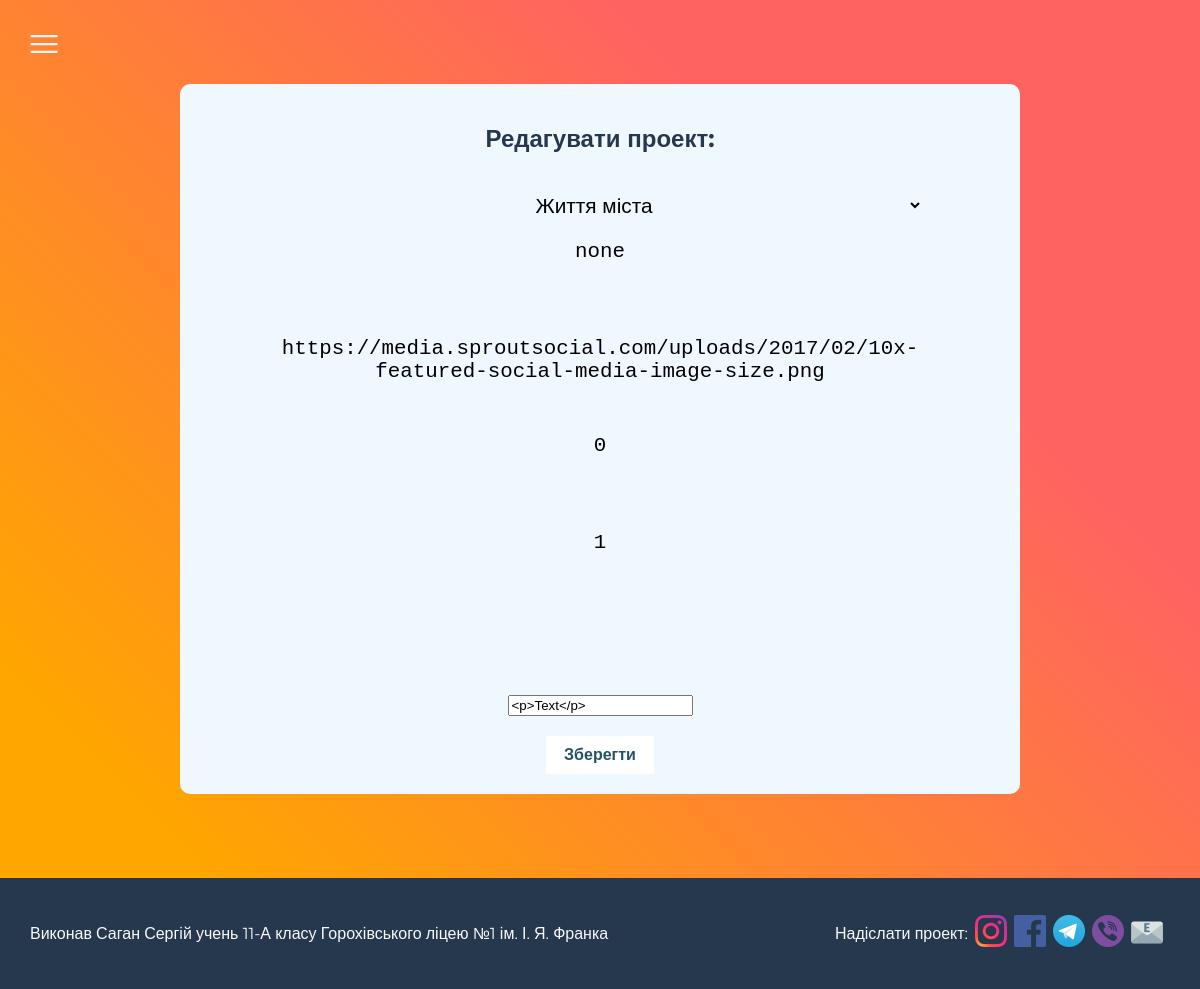
The page /edit_entry/4/ (signed in) on the database its author committed.
### ukraine_swu/models.py (models this page shows, shortened)
class Entry(models.Model):
    topic = models.ForeignKey(Topic, on_delete=models.CASCADE)
    header = models.CharField(max_length=100)
    text = models.TextField()
    budget = models.IntegerField()
    rich_text = RichTextField(default="Детально опишіть ваш проект")
    image = models.TextField()
    date_added = models.DateTimeField(auto_now_add=True)
    class Meta:
        verbose_name_plural = 'entries'

### ukraine_swu/views.py (the view)
# urls.py: path('edit_entry/<int:entry_id>/', views.edit_entry, name='edit_entry'),
@login_required
def edit_entry(request, entry_id):
    entry = Entry.objects.get(id=entry_id)
    topic = entry.topic
    topics = Topic.objects.order_by('date_added')
    if request.method != 'POST':
        form = EntryForm(instance=entry)
    else:
        form = EntryForm(instance=entry, data=request.POST)
        if form.is_valid():
            form.save()
            return redirect('ukraine_swu:topic', topic_id=topic.id)
    context = {'entry': entry, 'topic': topic, 'form': form, 'topics': topics}
    return render(request, 'ukraine_swu/edit_entry.html', context)

### ukraine_swu/forms.py
class EntryForm(forms.ModelForm):
    class Meta:
        model = Entry
        fields = ['topic', 'header', 'image', 'budget', 'text',  'rich_text']
        labels = {'topic':'Категорія проекту','header':'Назва проекту', 'image':'Посилання на головне фото проекту', 'budget': 'Бюджет проекту, грн', 'text': 'Короткий опис проекту (до 120 символів)',  'rich_text': 'Детальний опис проекту'}
        widgets = {'text': forms.Textarea(attrs={'cols': 120, 'rows': 6, 'placeholder':"Коротко опишіть ваш проект (до 120 символів)", 'style':'resize:none;'}),
                   'topic':forms.Select(attrs={'cols': 50}),
                   'header': forms.Textarea(attrs={'cols': 120, 'rows': 3, 'placeholder':"Впишіть назву проекту", 'style':'resize:none;'}),
                   'budget': forms.Textarea(attrs={'cols': 60, 'rows': 3, 'placeholder':"Впишіть очікувану вартість", 'style':'resize:none;'}),
                   'image': forms.Textarea(attrs={'cols': 120, 'rows': 3, 'placeholder':"Вставте посилання на ілюстрацію проекту", 'style':'resize:none;'}),
                   'rich_text': CKEditorWidget()
                   }

### ukraine_swu/models.py (called while the page is built)
    def __str__(self):
        return self.text

### ukraine_swu/templates/ukraine_swu/edit_entry.html (shortened to what this page needs)
{% extends "ukraine_swu/base.html" %}
{% block content %}
<section id="entry_page">
    <div id="edit-card">
      <div><h2>Редагувати проект:</h2></div>
      <form action="{% url 'ukraine_swu:edit_entry' entry.id %}" method='post'>
        <div id="form_elements">
          <div class="form-field">{{ form.topic }}</div>
          <div class="form-field">{{ form.header }}</div>
          <div class="form-field">{{ form.image }}</div>
          <div class="form-field">{{ form.budget }}</div>
          <div class="form-field">{{ form.text }}</div>
          <div class="form-field">{{ form.rich_text }}</div>
        </div>
        <button id="save-btn" name="submit">Зберегти</button>
      </form>
    </div>
</section>
{% endblock content %}

### ukraine_swu/static/ukraine_swu/styles.css (style rules this page uses)
* { box-sizing: border-box; }
html { width: 100%; margin: 0; padding: 0; height: 100%; scroll-behavior: smooth; font-family: "Montserrat", sans-serif; }
h1, h2 { color: #26384E; }
body { margin: 0; background: linear-gradient(45deg, #ffa600 14.7%, #ff6361 73%);background-attachment: fixed; background-size: cover; -webkit-animation: gradient 15s ease infinite; animation: gradient 15s ease infinite; display: flex; justify-content: center; align-items: center; flex-direction: column; width: 100%; }
button { border: 0; padding: 0; background: transparent; cursor: pointer; }
section { margin-top: 35px; }
#save-btn { border: none; outline: none; background: #fff; color: #275360; font-size: 1rem; font-weight: 600; padding: 10px 18px; border-radius: 3px; cursor: pointer; transition: 0.15s ease; }
#edit-card { margin-top: 10%; margin-bottom: 10%; padding: 20px; width: 70vw; border-radius: 10px; background-color: aliceblue; overflow: hidden; align-items: center; text-align: center; }
#form_elements { display: flex; flex-direction: column; padding: 20px; }
#id_topic, #id_header, #id_image, #id_budget, #id_text, .rich_text { border: hidden; border-radius: 7px; background-color: transparent; margin-bottom: 20px; width: 85%; text-align: center; font-size: 1.3rem; }

### rows shown on the page
Entry: topic "Життя міста", header "none", image "https://media.sproutsocial.com/uploads/2017/02/10x-featured-social-media-image-size.png", budget "0", text "1", rich_text "<p>Text</p>"
